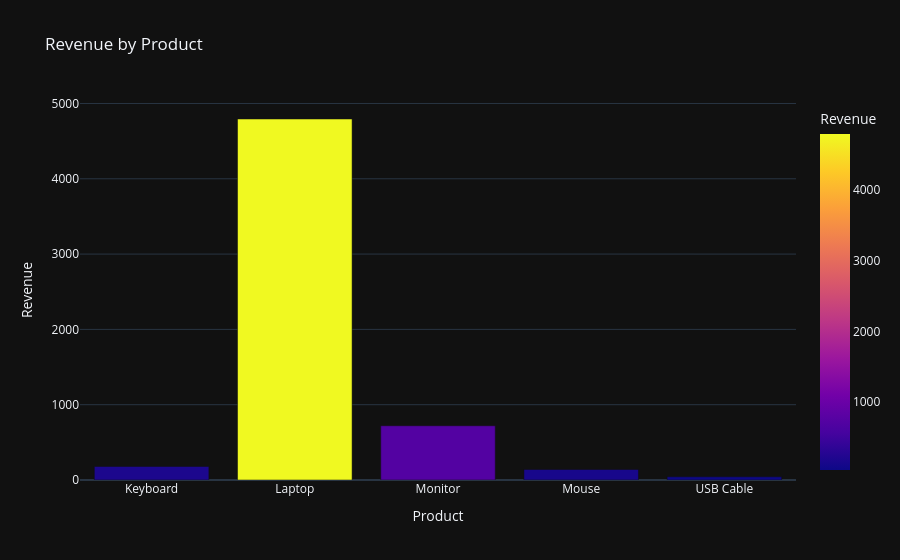

Notebook source saved alongside this figure:
### Code cell
fig_product = px.bar(
    df.groupby("Product")["Revenue"].sum().reset_index(),
    x="Product", y="Revenue",
    title="Revenue by Product",
    color="Revenue",
    template="plotly_dark"
)
fig_product.show()

### Figure 1 — Plotly figure (JSON) as saved in the notebook; plotly's stock layout.template omitted (floating-point values rounded to 4 significant figures)
{"data": [{"hovertemplate": "Product=%{x}<br>Revenue=%{marker.color}<extra></extra>", "legendgroup": "", "marker": {"color": [179.9, 4794.0, 720.0, 139.5, 41.93], "coloraxis": "coloraxis", "pattern": {"shape": ""}}, "name": "", "orientation": "v", "showlegend": false, "textposition": "auto", "type": "bar", "x": ["Keyboard", "Laptop", "Monitor", "Mouse", "USB Cable"], "xaxis": "x", "y": [179.9, 4794.0, 720.0, 139.5, 41.93], "yaxis": "y"}], "layout": {"barmode": "relative", "coloraxis": {"colorbar": {"title": {"text": "Revenue"}}, "colorscale": [[0, "#0d0887"], [0.1111, "#46039f"], [0.2222, "#7201a8"], [0.3333, "#9c179e"], [0.4444, "#bd3786"], [0.5556, "#d8576b"], [0.6667, "#ed7953"], [0.7778, "#fb9f3a"], [0.8889, "#fdca26"], [1, "#f0f921"]]}, "legend": {"tracegroupgap": 0}, "title": {"text": "Revenue by Product"}, "xaxis": {"anchor": "y", "domain": [0, 1], "title": {"text": "Product"}}, "yaxis": {"anchor": "x", "domain": [0, 1], "title": {"text": "Revenue"}}}}
